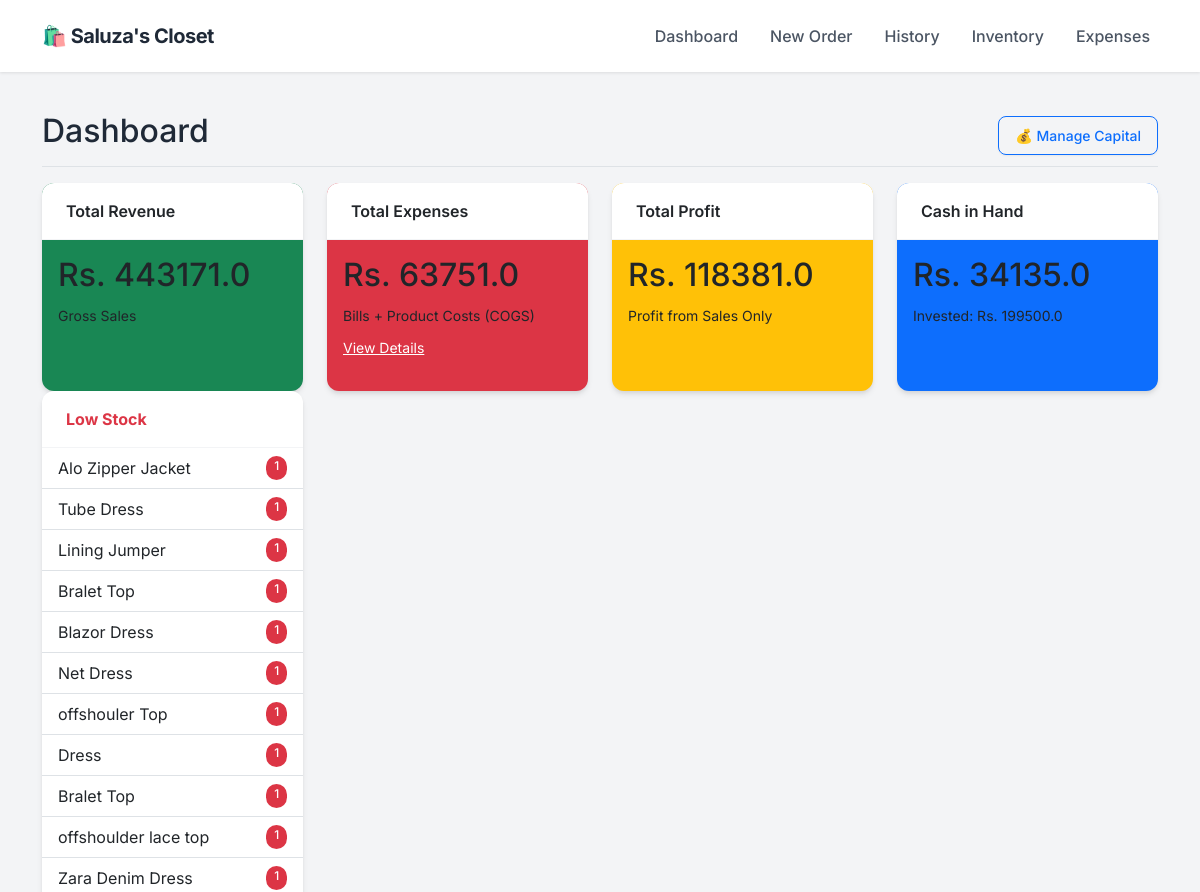
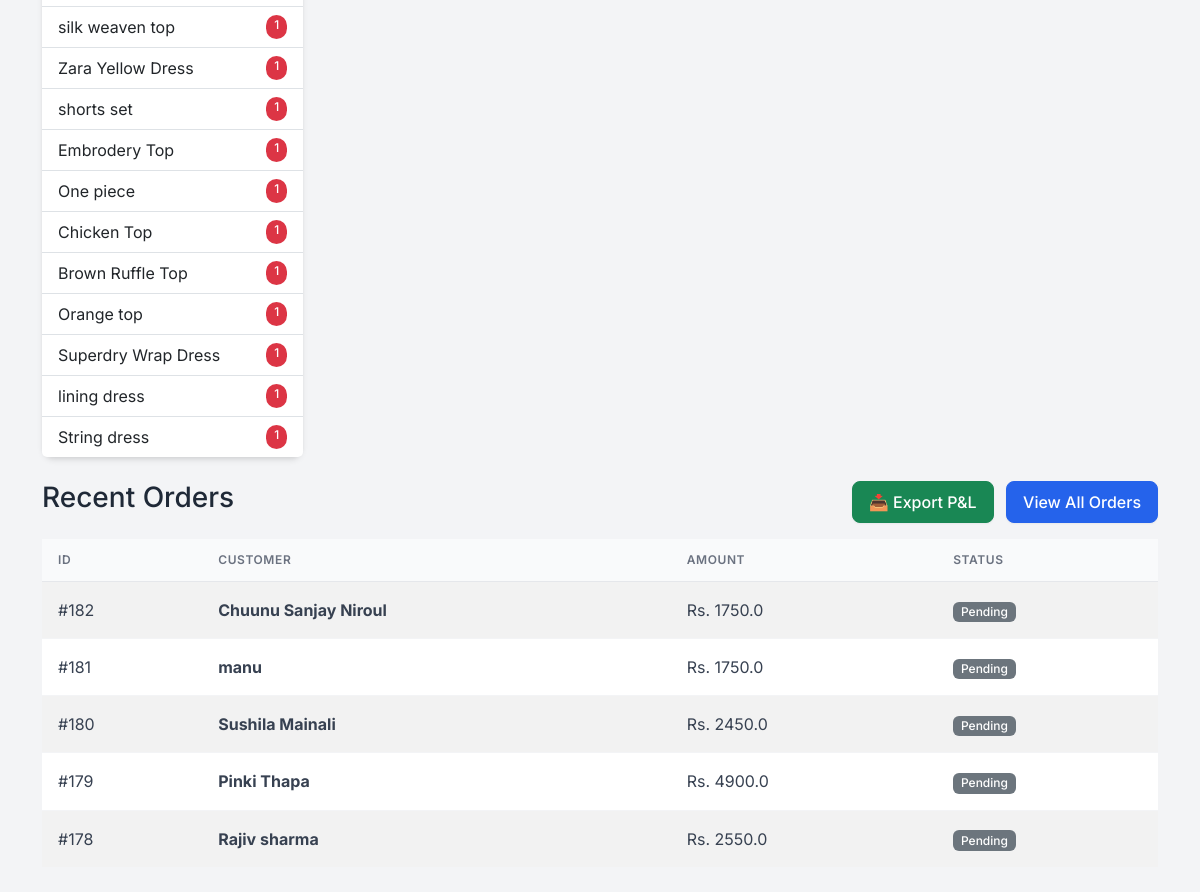
Before: / with the older database file (2 pictures, top to bottom).
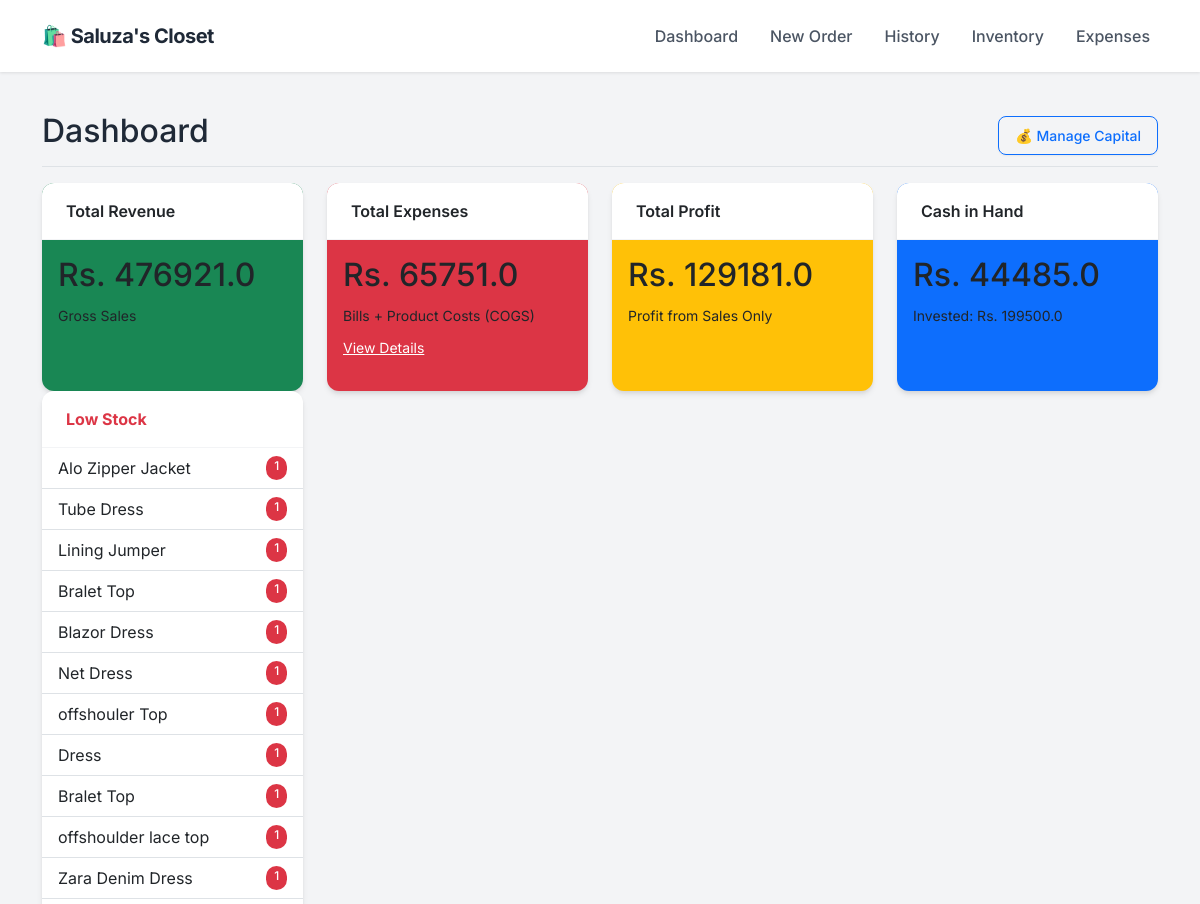
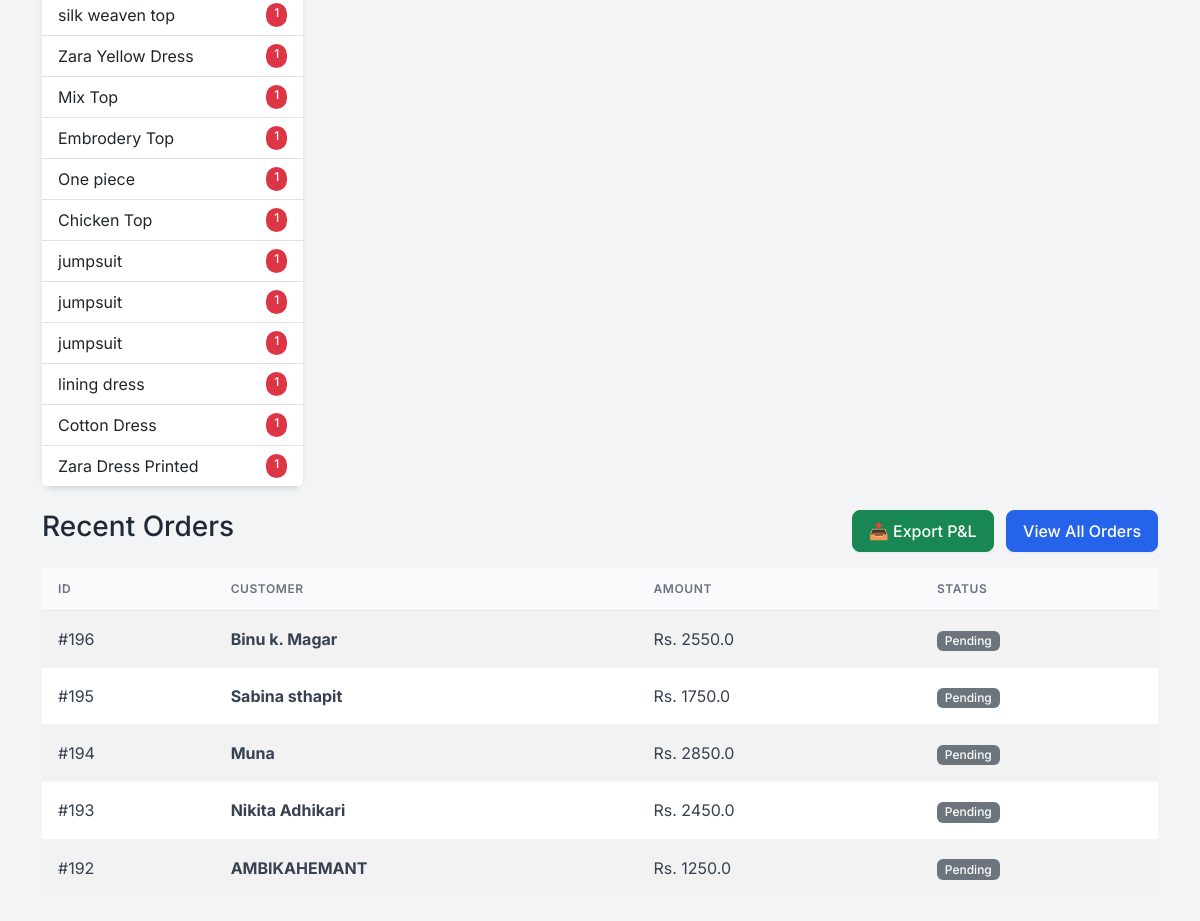
After: the same page with the newer database file (2 pictures, top to bottom).
### app.py (models this page shows)
class Product(db.Model):
    id = db.Column(db.Integer, primary_key=True)
    sku = db.Column(db.String(50), unique=True, nullable=True)
    name = db.Column(db.String(100), nullable=False)
    size = db.Column(db.String(10), nullable=False)
    cost_price = db.Column(db.Float, default=0.0)
    price = db.Column(db.Float, nullable=False)
    stock = db.Column(db.Integer, default=0)
    image = db.Column(db.String(100), nullable=True)

class Order(db.Model):
    id = db.Column(db.Integer, primary_key=True)
    customer_name = db.Column(db.String(100), nullable=False)
    phone = db.Column(db.String(20), nullable=False)
    address = db.Column(db.String(200), nullable=True)
    date = db.Column(db.DateTime, default=datetime.utcnow)
    total_amount = db.Column(db.Float, default=0.0)
    profit = db.Column(db.Float, default=0.0)
    status = db.Column(db.String(20), default='Pending')
    items = db.relationship('OrderItem', backref='order', lazy=True)

### app.py (the view)
@app.route('/')
def dashboard():
    total_investment = db.session.query(db.func.sum(Investment.amount)).scalar() or 0
    total_sales = db.session.query(db.func.sum(Order.total_amount)).scalar() or 0
    manual_expenses = db.session.query(db.func.sum(Expense.amount)).scalar() or 0
    current_inventory_cost = 0
    products = Product.query.all()
    for p in products:
        current_inventory_cost += (p.stock * p.cost_price)
    gross_profit = db.session.query(db.func.sum(Order.profit)).scalar() or 0
    cost_of_sold_goods = total_sales - gross_profit
    total_product_spend = current_inventory_cost + cost_of_sold_goods
    cash_in_hand = (total_investment + total_sales) - (total_product_spend + manual_expenses)
    net_profit = gross_profit # As you requested previously (Sales Profit only)
    recent_orders = Order.query.order_by(Order.date.desc()).limit(5).all()
    low_stock = Product.query.filter(Product.stock < 2, Product.stock > 0).all()
    out_of_stock = Product.query.filter(Product.stock == 0).all()
    investments = Investment.query.order_by(Investment.date.desc()).all()
    return render_template('dashboard.html',
                           sales=total_sales,
                           gross_profit=gross_profit,
                           expenses=manual_expenses,
                           net_profit=net_profit,
                           cash_in_hand=cash_in_hand, # <--- NEW DATA
                           total_investment=total_investment, # <--- NEW DATA
                           orders=recent_orders,
                           investments=investments,
                           low_stock=low_stock,
                           out_of_stock=out_of_stock)

### templates/dashboard.html (shortened to what this page needs)
{% extends "layout.html" %}
{% block content %}
<div class="d-flex justify-content-between flex-wrap flex-md-nowrap align-items-center pt-3 pb-2 mb-3 border-bottom">
    <h1 class="h2">Dashboard</h1>
    <div class="btn-toolbar mb-2 mb-md-0">
        <button type="button" class="btn btn-sm btn-outline-primary" data-bs-toggle="modal" data-bs-target="#investmentHistoryModal">
    💰 Manage Capital
</button>
    </div>
</div>
<div class="row mb-4">
    <div class="col-md-3">
        <div class="card text-dark bg-success mb-3 h-100">
            <div class="card-header">Total Revenue</div>
            <div class="card-body">
                <h2 class="card-title">Rs. {{ sales }}</h2>
                <small>Gross Sales</small>
            </div>
        </div>
    </div>
    <div class="col-md-3">
        <div class="card text-dark bg-danger mb-3 h-100">
            <div class="card-header">Total Expenses</div>
            <div class="card-body">
                <h2 class="card-title">Rs. {{ expenses }}</h2>
                <small>Bills + Product Costs (COGS)</small> <div class="mt-2">
                    <a href="/expenses" class="text-white text-decoration-underline small">View Details</a>
                </div>
            </div>
        </div>
    </div>
    <div class="col-md-3">
        <div class="card text-dark bg-warning mb-3 h-100">
            <div class="card-header">Total Profit</div>
            <div class="card-body">
                <h2 class="card-title">Rs. {{ net_profit }}</h2>
                <small>Profit from Sales Only</small>
            </div>
        </div>
    </div>
    <div class="col-md-3">
        <div class="card text-dark bg-primary mb-3 h-100">
            <div class="card-header">Cash in Hand</div>
            <div class="card-body">
                <h2 class="card-title">Rs. {{ cash_in_hand }}</h2>
                <small>Invested: Rs. {{ total_investment }}</small>
            </div>
        </div>
    </div>
    <div class="col-md-3">
        <div class="card border-danger h-100">
            <div class="card-header bg-transparent text-danger fw-bold">Low Stock</div>
            <ul class="list-group list-group-flush list-group-sm">
                {% for item in low_stock %}
                <li class="list-group-item d-flex justify-content-between">
                    <span>{{ item.name }}</span>
                    <span class="badge bg-danger rounded-pill">{{ item.stock }}</span>
                </li>
                {% endfor %}
            </ul>
        </div>
    </div>
</div>
<div class="d-flex justify-content-between align-items-center mb-3">
    <h3>Recent Orders</h3>
    <div>
        <a href="/export_excel" class="btn btn-success me-2">📥 Export P&L</a>
        <a href="/orders" class="btn btn-primary">View All Orders</a>
    </div>
</div>
<table class="table table-striped bg-white align-middle">
    <thead>
        <tr>
            <th>ID</th>
            <th>Customer</th>
            <th>Amount</th>
            <th>Status</th>
        </tr>
    </thead>
    <tbody>
        {% for order in orders %}
        <tr>
            <td>#{{ order.id }}</td>
            <td><strong>{{ order.customer_name }}</strong></td>
            <td>Rs. {{ order.total_amount }}</td>
            <td><span class="badge bg-secondary">{{ order.status }}</span></td>
        </tr>
        {% endfor %}
    </tbody>
</table>
{% endblock %}

Changed rows visible on the page:
no longer on this page (row edited): Product: name "shorts set", stock "1"
no longer on this page (row edited): Product: name "Brown Ruffle Top", stock "1"
no longer on this page (row edited): Product: name "Orange top", stock "1"
no longer on this page (row edited): Product: name "Superdry Wrap Dress", stock "1"
no longer on this page (row edited): Product: name "String dress", stock "1"
no longer on this page (row unchanged): Order: id "182", customer_name "Chuunu Sanjay Niroul", total_amount "1750.0", status "Pending"
no longer on this page (row unchanged): Order: id "181", customer_name "manu", total_amount "1750.0", status "Pending"
no longer on this page (row unchanged): Order: id "180", customer_name "Sushila Mainali", total_amount "2450.0", status "Pending"
no longer on this page (row unchanged): Order: id "179", customer_name "Pinki Thapa", total_amount "4900.0", status "Pending"
no longer on this page (row unchanged): Order: id "178", customer_name "Rajiv sharma", total_amount "2550.0", status "Pending"
now on this page (row edited): Product: name "Mix Top", stock "1"
now on this page (row edited): Product: name "jumpsuit", stock "1"
now on this page (row edited): Product: name "jumpsuit", stock "1"
now on this page (row edited): Product: name "jumpsuit", stock "1"
now on this page (row edited): Product: name "Cotton Dress", stock "1"
added Product: name "Zara Dress Printed", stock "1"
added Order: id "196", customer_name "Binu k. Magar", total_amount "2550.0", status "Pending"
added Order: id "195", customer_name "Sabina sthapit", total_amount "1750.0", status "Pending"
added Order: id "194", customer_name "Muna", total_amount "2850.0", status "Pending"
added Order: id "193", customer_name "Nikita Adhikari", total_amount "2450.0", status "Pending"
added Order: id "192", customer_name "AMBIKAHEMANT", total_amount "1250.0", status "Pending"
Other visible differences:
{{ sales }}: "443171.0" → "476921.0"
{{ expenses }}: "63751.0" → "65751.0"
{{ net_profit }}: "118381.0" → "129181.0"
{{ cash_in_hand }}: "34135.0" → "44485.0"
